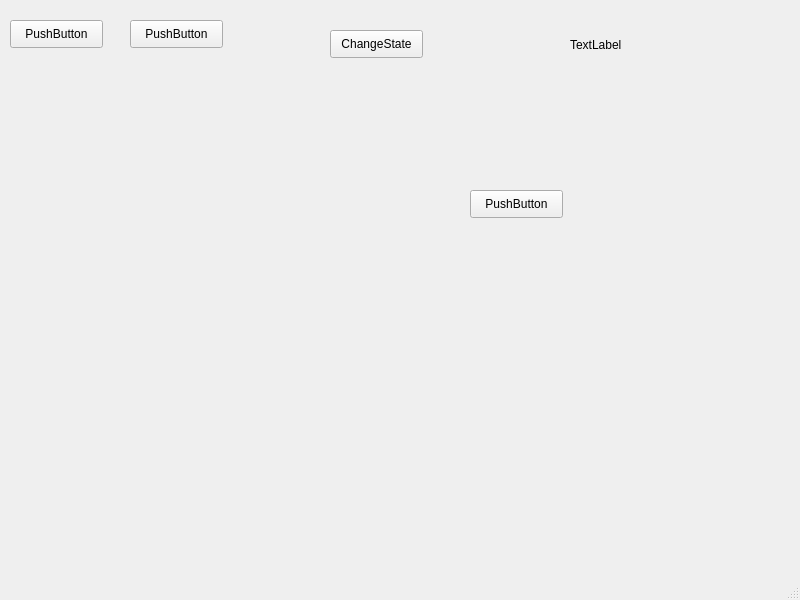
<?xml version="1.0" encoding="UTF-8"?>
<ui version="4.0">
 <class>MainWindow</class>
 <widget class="QMainWindow" name="MainWindow">
  <property name="geometry">
   <rect>
    <x>0</x>
    <y>0</y>
    <width>800</width>
    <height>600</height>
   </rect>
  </property>
  <property name="windowTitle">
   <string>MainWindow</string>
  </property>
  <widget class="QWidget" name="centralwidget">
   <widget class="QPushButton" name="pushButton">
    <property name="geometry">
     <rect>
      <x>10</x>
      <y>20</y>
      <width>93</width>
      <height>28</height>
     </rect>
    </property>
    <property name="text">
     <string>PushButton</string>
    </property>
   </widget>
   <widget class="QPushButton" name="pushButton2">
    <property name="geometry">
     <rect>
      <x>130</x>
      <y>20</y>
      <width>93</width>
      <height>28</height>
     </rect>
    </property>
    <property name="text">
     <string>PushButton</string>
    </property>
   </widget>
   <widget class="QPushButton" name="changeState">
    <property name="geometry">
     <rect>
      <x>330</x>
      <y>30</y>
      <width>93</width>
      <height>28</height>
     </rect>
    </property>
    <property name="text">
     <string>ChangeState</string>
    </property>
   </widget>
   <widget class="QPushButton" name="pushButton3">
    <property name="geometry">
     <rect>
      <x>470</x>
      <y>190</y>
      <width>93</width>
      <height>28</height>
     </rect>
    </property>
    <property name="text">
     <string>PushButton</string>
    </property>
   </widget>
   <widget class="QLabel" name="label1">
    <property name="geometry">
     <rect>
      <x>570</x>
      <y>30</y>
      <width>100</width>
      <height>30</height>
     </rect>
    </property>
    <property name="sizePolicy">
     <sizepolicy hsizetype="Preferred" vsizetype="Fixed">
      <horstretch>0</horstretch>
      <verstretch>0</verstretch>
     </sizepolicy>
    </property>
    <property name="minimumSize">
     <size>
      <width>100</width>
      <height>30</height>
     </size>
    </property>
    <property name="text">
     <string>TextLabel</string>
    </property>
   </widget>
  </widget>
  <widget class="QMenuBar" name="menubar">
   <property name="geometry">
    <rect>
     <x>0</x>
     <y>0</y>
     <width>800</width>
     <height>23</height>
    </rect>
   </property>
  </widget>
  <widget class="QStatusBar" name="statusbar"/>
 </widget>
 <resources/>
 <connections/>
</ui>
